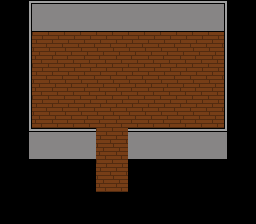

This game map was drawn from its Tiled (.tmx) file and the tilesets committed beside it. A one-line description and the trimmed map source follow:
An orthogonal 8x7 tile map with 32x32 px tiles, 1 tile layer (Tile Layer 1), 2 tilesets and 1 object.

<map version="1.0" orientation="orthogonal" renderorder="right-down" width="8" height="7" tilewidth="32" tileheight="32" nextobjectid="2">
 <tileset firstgid="1" name="Tileset" tilewidth="32" tileheight="32">
  <image source="Tileset.png" width="640" height="640" />
 </tileset>
 <tileset firstgid="401" name="glennhaven-shopkeeper" tilewidth="32" tileheight="48">
  <image source="glennhaven-shopkeeper.png" width="128" height="192" />
 </tileset>
 <layer name="Tile Layer 1" width="8" height="7">
  <data>[56 cells, 41 non-empty, 9 distinct tile ids]</data>
 </layer>
 <objectgroup name="Object Layer 1">
  <object id="1" gid="403" x="142" y="92.3333" width="32" height="48" />
 </objectgroup>
</map>